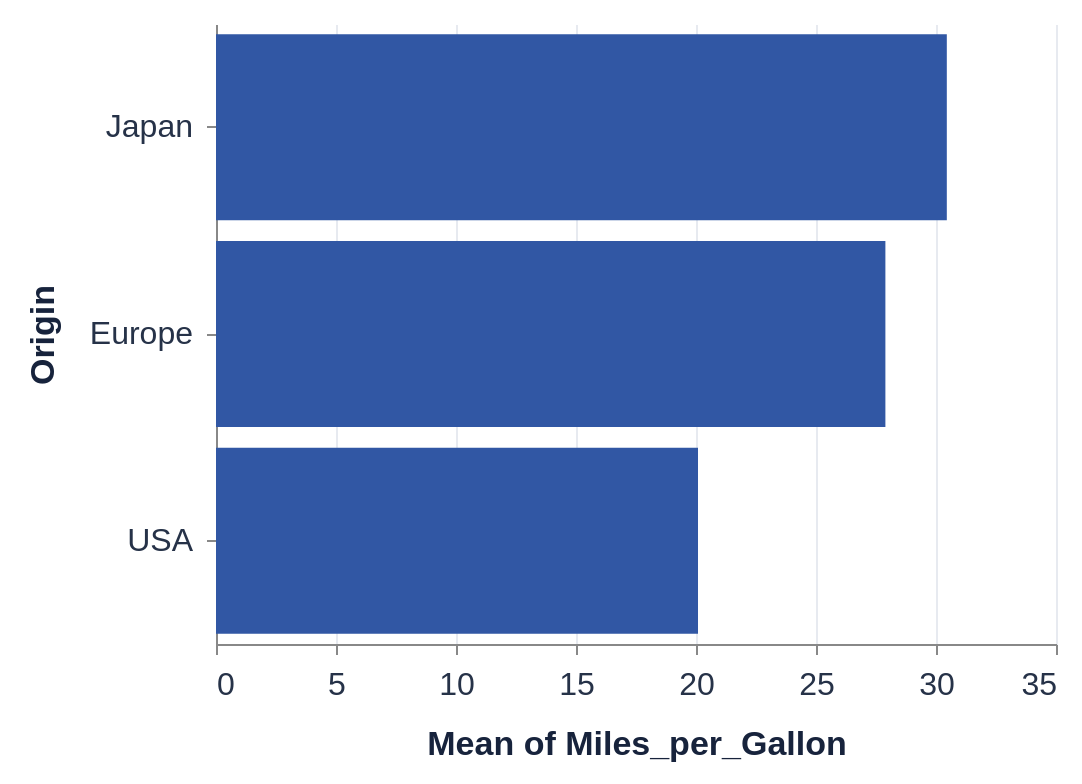

Write the Vega-Lite specification saved for this chart.
### Vega-Lite specification from a JSON file in a GitHub repository (floating-point values rounded to 4 significant figures; data arrays with more than 128 entries replaced by an {"elided": "..."} marker saying what was removed)
{"$schema": "https://vega.github.io/schema/vega-lite/v6.json", "data": {"values": {"elided": "406 records"}}, "mark": "bar", "encoding": {"x": {"aggregate": "mean", "field": "Miles_per_Gallon", "type": "quantitative"}, "y": {"field": "Origin", "type": "nominal", "sort": "-x"}}, "width": 420, "height": 310, "padding": 12, "background": "#ffffff", "config": {"font": "Arial", "view": {"stroke": null}, "axis": {"labelFontSize": 16, "titleFontSize": 17, "titlePadding": 14, "labelPadding": 7, "gridColor": "#e7eaf0", "tickCount": 5, "labelColor": "#263248", "titleColor": "#17233c"}, "legend": {"orient": "top", "labelFontSize": 15, "titleFontSize": 16, "padding": 8, "symbolSize": 70}, "mark": {"color": "#3157a4"}, "point": {"size": 45, "strokeWidth": 1.4}, "circle": {"size": 38}, "line": {"strokeWidth": 2.5}, "range": {"category": ["#3157a4", "#c9455a", "#258276"]}}}
